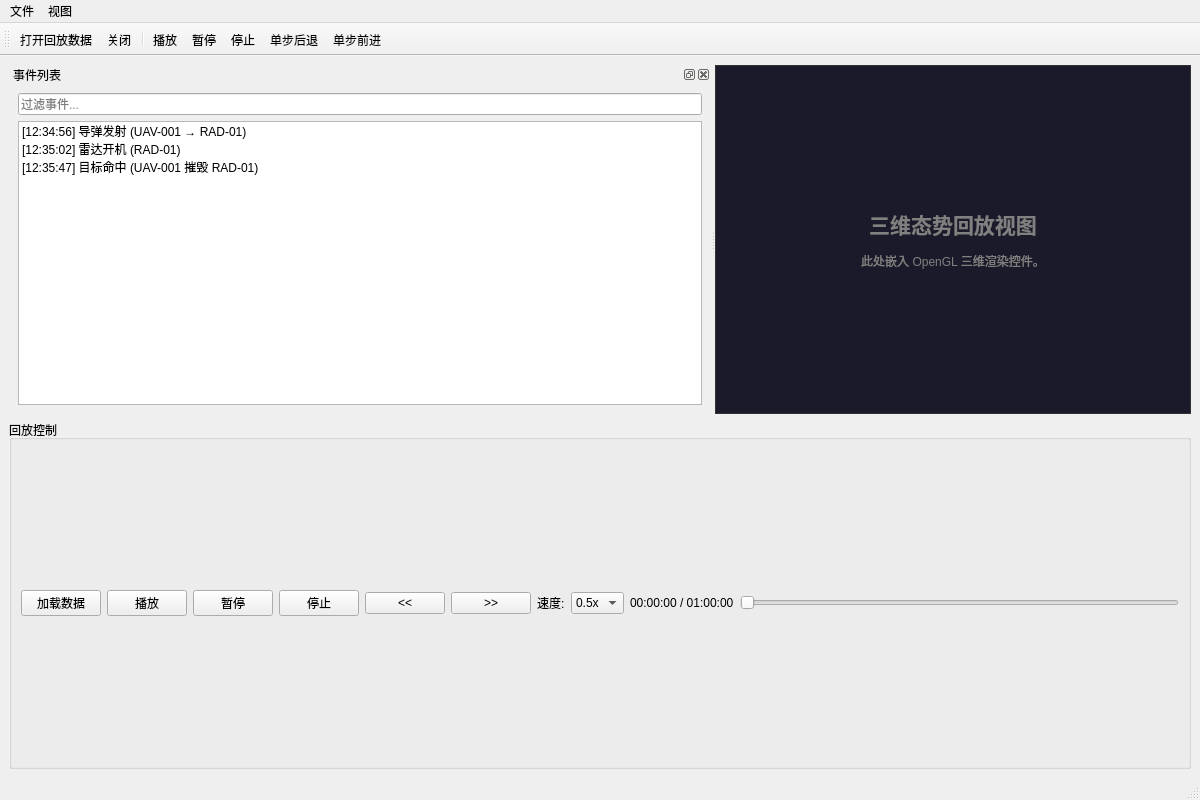
<?xml version="1.0" encoding="UTF-8"?>
<ui version="4.0">
 <class>ScenarioReplayWindow</class>
 <widget class="QMainWindow" name="ScenarioReplayWindow">
  <property name="geometry">
   <rect>
    <x>0</x>
    <y>0</y>
    <width>1200</width>
    <height>800</height>
   </rect>
  </property>
  <property name="windowTitle">
   <string>态势回放 - 反辐射无人机仿真系统</string>
  </property>
  <widget class="QWidget" name="centralwidget">
   <layout class="QVBoxLayout" name="verticalLayout_2">
    <item>
     <widget class="QSplitter" name="splitter">
      <property name="orientation">
       <enum>Qt::Horizontal</enum>
      </property>
      <!-- 左侧事件列表区域（可停靠面板） -->
      <widget class="QDockWidget" name="dockEvents">
       <property name="features">
        <set>QDockWidget::DockWidgetClosable|QDockWidget::DockWidgetMovable|QDockWidget::DockWidgetFloatable</set>
       </property>
       <property name="windowTitle">
        <string>事件列表</string>
       </property>
       <widget class="QWidget" name="dockContents">
        <layout class="QVBoxLayout" name="verticalLayout">
         <item>
          <widget class="QLineEdit" name="editEventFilter">
           <property name="placeholderText">
            <string>过滤事件...</string>
           </property>
           <property name="clearButtonEnabled">
            <bool>true</bool>
           </property>
          </widget>
         </item>
         <item>
          <widget class="QListWidget" name="listEvents">
           <item>
            <property name="text">
             <string>[12:34:56] 导弹发射 (UAV-001 → RAD-01)</string>
            </property>
           </item>
           <item>
            <property name="text">
             <string>[12:35:02] 雷达开机 (RAD-01)</string>
            </property>
           </item>
           <item>
            <property name="text">
             <string>[12:35:47] 目标命中 (UAV-001 摧毁 RAD-01)</string>
            </property>
           </item>
          </widget>
         </item>
        </layout>
       </widget>
      </widget>
      <!-- 中央三维视图区域 -->
      <widget class="QWidget" name="viewPanel">
       <layout class="QVBoxLayout" name="verticalLayout_3">
        <item>
         <widget class="QLabel" name="labelViewPlaceholder">
          <property name="text">
           <string>&lt;html&gt;&lt;head/&gt;&lt;body&gt;&lt;p align=&quot;center&quot;&gt;&lt;span style=&quot; font-size:16pt; font-weight:600; color:#808080;&quot;&gt;三维态势回放视图&lt;/span&gt;&lt;/p&gt;&lt;p align=&quot;center&quot;&gt;&lt;span style=&quot; color:#808080;&quot;&gt;此处嵌入 OpenGL 三维渲染控件。&lt;/span&gt;&lt;/p&gt;&lt;/body&gt;&lt;/html&gt;</string>
          </property>
          <property name="alignment">
           <set>Qt::AlignCenter</set>
          </property>
          <property name="wordWrap">
           <bool>true</bool>
          </property>
          <property name="styleSheet">
           <string notr="true">background-color: #1a1a2a; color: white; border: 1px solid #333;</string>
          </property>
         </widget>
        </item>
       </layout>
      </widget>
     </widget>
    </item>
    <!-- 底部回放控制条 -->
    <item>
     <widget class="QGroupBox" name="groupBoxControl">
      <property name="title">
       <string>回放控制</string>
      </property>
      <layout class="QHBoxLayout" name="horizontalLayout">
       <item>
        <widget class="QPushButton" name="btnLoad">
         <property name="text">
          <string>加载数据</string>
         </property>
        </widget>
       </item>
       <item>
        <widget class="QPushButton" name="btnPlay">
         <property name="text">
          <string>播放</string>
         </property>
        </widget>
       </item>
       <item>
        <widget class="QPushButton" name="btnPause">
         <property name="text">
          <string>暂停</string>
         </property>
        </widget>
       </item>
       <item>
        <widget class="QPushButton" name="btnStop">
         <property name="text">
          <string>停止</string>
         </property>
        </widget>
       </item>
       <item>
        <widget class="QPushButton" name="btnStepBack">
         <property name="text">
          <string>&lt;&lt;</string>
         </property>
        </widget>
       </item>
       <item>
        <widget class="QPushButton" name="btnStepForward">
         <property name="text">
          <string>&gt;&gt;</string>
         </property>
        </widget>
       </item>
       <item>
        <widget class="QLabel" name="labelSpeed">
         <property name="text">
          <string>速度:</string>
         </property>
        </widget>
       </item>
       <item>
        <widget class="QComboBox" name="comboSpeed">
         <item>
          <property name="text">
           <string>0.5x</string>
          </property>
         </item>
         <item>
          <property name="text">
           <string>1x</string>
          </property>
         </item>
         <item>
          <property name="text">
           <string>2x</string>
          </property>
         </item>
         <item>
          <property name="text">
           <string>4x</string>
          </property>
         </item>
         <item>
          <property name="text">
           <string>8x</string>
          </property>
         </item>
         <item>
          <property name="text">
           <string>16x</string>
          </property>
         </item>
        </widget>
       </item>
       <item>
        <widget class="QLabel" name="labelTime">
         <property name="text">
          <string>00:00:00 / 01:00:00</string>
         </property>
        </widget>
       </item>
       <item>
        <widget class="QSlider" name="sliderProgress">
         <property name="orientation">
          <enum>Qt::Horizontal</enum>
         </property>
         <property name="minimum">
          <number>0</number>
         </property>
         <property name="maximum">
          <number>1000</number>
         </property>
         <property name="value">
          <number>0</number>
         </property>
        </widget>
       </item>
      </layout>
     </widget>
    </item>
   </layout>
  </widget>
  <widget class="QMenuBar" name="menubar">
   <property name="geometry">
    <rect>
     <x>0</x>
     <y>0</y>
     <width>1200</width>
     <height>22</height>
    </rect>
   </property>
   <widget class="QMenu" name="menuFile">
    <property name="title">
     <string>文件</string>
    </property>
    <addaction name="actionOpenReplay"/>
    <addaction name="actionCloseReplay"/>
    <addaction name="separator"/>
    <addaction name="actionExit"/>
   </widget>
   <widget class="QMenu" name="menuView">
    <property name="title">
     <string>视图</string>
    </property>
    <addaction name="actionShowEvents"/>
    <addaction name="actionShowTimeline"/>
   </widget>
   <addaction name="menuFile"/>
   <addaction name="menuView"/>
  </widget>
  <widget class="QToolBar" name="toolBar">
   <property name="windowTitle">
    <string>toolBar</string>
   </property>
   <attribute name="toolBarArea">
    <enum>TopToolBarArea</enum>
   </attribute>
   <attribute name="toolBarBreak">
    <bool>false</bool>
   </attribute>
   <addaction name="actionOpenReplay"/>
   <addaction name="actionCloseReplay"/>
   <addaction name="separator"/>
   <addaction name="actionPlay"/>
   <addaction name="actionPause"/>
   <addaction name="actionStop"/>
   <addaction name="actionStepBack"/>
   <addaction name="actionStepForward"/>
  </widget>
  <widget class="QStatusBar" name="statusbar"/>
  <action name="actionOpenReplay">
   <property name="text">
    <string>打开回放数据</string>
   </property>
  </action>
  <action name="actionCloseReplay">
   <property name="text">
    <string>关闭</string>
   </property>
  </action>
  <action name="actionExit">
   <property name="text">
    <string>退出</string>
   </property>
  </action>
  <action name="actionShowEvents">
   <property name="text">
    <string>显示事件列表</string>
   </property>
   <property name="checkable">
    <bool>true</bool>
   </property>
   <property name="checked">
    <bool>true</bool>
   </property>
  </action>
  <action name="actionShowTimeline">
   <property name="text">
    <string>显示时间轴</string>
   </property>
   <property name="checkable">
    <bool>true</bool>
   </property>
   <property name="checked">
    <bool>true</bool>
   </property>
  </action>
  <action name="actionPlay">
   <property name="text">
    <string>播放</string>
   </property>
  </action>
  <action name="actionPause">
   <property name="text">
    <string>暂停</string>
   </property>
  </action>
  <action name="actionStop">
   <property name="text">
    <string>停止</string>
   </property>
  </action>
  <action name="actionStepBack">
   <property name="text">
    <string>单步后退</string>
   </property>
  </action>
  <action name="actionStepForward">
   <property name="text">
    <string>单步前进</string>
   </property>
  </action>
 </widget>
 <resources/>
 <connections/>
</ui>
